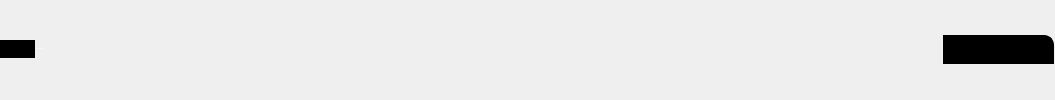
     <widget class="QWidget" name="widget_menuBar" native="true">
      <property name="minimumSize">
       <size>
        <width>0</width>
        <height>33</height>
       </size>
      </property>
      <property name="styleSheet">
       <string notr="true">#widget_menuBar {
	background-color: rgb(0, 0, 0);
	border-top-left-radius:10px;
	border-top-right-radius:10px;
	alternate-background-color: rgb(0, 0, 0);

}

QPushButton:hover  {
	background-color: rgba(255, 255, 255, 0.1);
}

QPushButton {
	background-color: black;
    color: white; 
    border: 2px solid rgb(0, 0, 0);

}</string>
      </property>
      <layout class="QGridLayout" name="gridLayout_38">
       <property name="leftMargin">
        <number>0</number>
       </property>
       <property name="topMargin">
        <number>0</number>
       </property>
       <property name="rightMargin">
        <number>1</number>
       </property>
       <property name="bottomMargin">
        <number>0</number>
       </property>
       <property name="spacing">
        <number>1</number>
       </property>
       <item row="0" column="0">
        <layout class="QGridLayout" name="gridLayout_37">
         <item row="0" column="0">
          <widget class="QPushButton" name="logo">
           <property name="enabled">
            <bool>true</bool>
           </property>
           <property name="maximumSize">
            <size>
             <width>35</width>
             <height>16777215</height>
            </size>
           </property>
           <property name="styleSheet">
            <string notr="true">QPushButton:hover  {
	background-color: black;
}</string>
           </property>
           <property name="text">
            <string/>
           </property>
           <property name="icon">
            <iconset resource="rec.qrc">
             <normaloff>:/logo/icon/logo/logo ww1.png</normaloff>:/logo/icon/logo/logo ww1.png</iconset>
           </property>
           <property name="iconSize">
            <size>
             <width>25</width>
             <height>25</height>
            </size>
           </property>
          </widget>
         </item>
         <item row="0" column="1">
          <widget class="QLabel" name="projename">
           <property name="font">
            <font>
             <family>Arial</family>
             <pointsize>-1</pointsize>
             <italic>false</italic>
             <bold>true</bold>
            </font>
           </property>
           <property name="styleSheet">
            <string notr="true">QLabel {
        color: white;
 
        font: bold 13px 'Arial';

    }
</string>
           </property>
           <property name="text">
            <string>SuperMarketPro</string>
           </property>
          </widget>
         </item>
        </layout>
       </item>
       <item row="0" column="1">
        <spacer name="horizontalSpacer_9">
         <property name="orientation">
          <enum>Qt::Orientation::Horizontal</enum>
         </property>
         <property name="sizeHint" stdset="0">
          <size>
           <width>898</width>
           <height>20</height>
          </size>
         </property>
        </spacer>
       </item>
       <item row="0" column="2">
        <layout class="QGridLayout" name="gridLayout_36">
         <property name="horizontalSpacing">
          <number>0</number>
         </property>
         <item row="0" column="0">
          <widget class="QPushButton" name="minus_Button">
           <property name="minimumSize">
            <size>
             <width>37</width>
             <height>29</height>
            </size>
           </property>
           <property name="styleSheet">
            <string notr="true"/>
           </property>
           <property name="text">
            <string/>
           </property>
           <property name="icon">
            <iconset resource="rec.qrc">
             <normaloff>:/menu icon/icon/menu icon/minus.png</normaloff>:/menu icon/icon/menu icon/minus.png</iconset>
           </property>
           <property name="iconSize">
            <size>
             <width>17</width>
             <height>17</height>
            </size>
           </property>
          </widget>
         </item>
         <item row="0" column="1">
          <widget class="QPushButton" name="FullScreen_Button">
           <property name="minimumSize">
            <size>
             <width>37</width>
             <height>29</height>
            </size>
           </property>
           <property name="styleSheet">
            <string notr="true"/>
           </property>
           <property name="text">
            <string/>
           </property>
           <property name="icon">
            <iconset resource="rec.qrc">
             <normaloff>:/menu icon/icon/menu icon/maximize.png</normaloff>:/menu icon/icon/menu icon/maximize.png</iconset>
           </property>
           <property name="iconSize">
            <size>
             <width>17</width>
             <height>17</height>
            </size>
           </property>
          </widget>
         </item>
         <item row="0" column="2">
          <widget class="QPushButton" name="menubar_kapat_button">
           <property name="minimumSize">
            <size>
             <width>37</width>
             <height>29</height>
            </size>
           </property>
           <property name="styleSheet">
            <string notr="true">QPushButton {
	border-top-right-radius:10px;
}

QPushButton:hover  {
	background-color: red;
}</string>
           </property>
           <property name="text">
            <string/>
           </property>
           <property name="icon">
            <iconset resource="rec.qrc">
             <normaloff>:/menu icon/icon/menu icon/close.png</normaloff>:/menu icon/icon/menu icon/close.png</iconset>
           </property>
           <property name="iconSize">
            <size>
             <width>17</width>
             <height>17</height>
            </size>
           </property>
          </widget>
         </item>
        </layout>
       </item>
      </layout>
     </widget>
